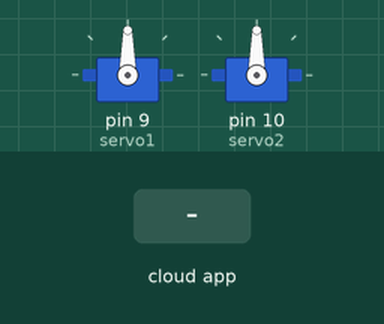
Bench run of a sketch on a simulated Arduino Uno, built with avr-gcc and run on an emulated ATmega328P. Shown: 2 × servo. The inputs (shaded band) are chosen by the test bench. The ROS host is connected and sends only what is stated.

Above: at 1.2 s.
1.3 s: the phone or cloud app sets command to -100
At 2.3 s:
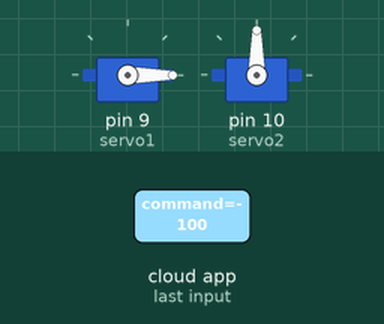
2.8 s: the phone or cloud app sets command to 100
At 3.6 s:
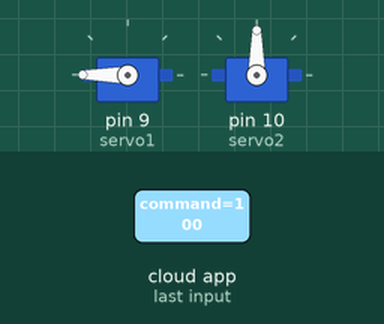
4.3 s: the phone or cloud app sets command to 0
At 4.8 s:
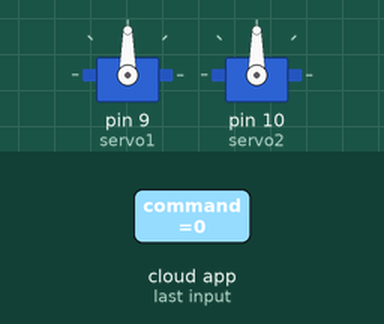
Timing chart, 0 to 7.3 s (numbered marks = the images above; inputs shaded):
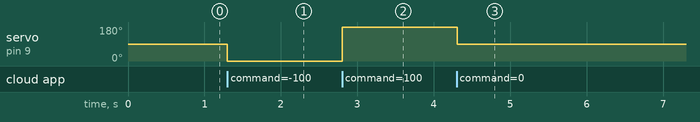

Measured:
- after the input at 1.3 s, servo on pin 9 (servo1): 90° → 0° at once
- after the input at 2.8 s, servo on pin 9 (servo1): 0° → 180° at once
- after the input at 4.3 s, servo on pin 9 (servo1): 180° → 90° at once

The sketch:

ros_servo_control.ino
```cpp
#include <Servo.h>
#include <ros.h>
#include <std_msgs/Float64.h>

ros::NodeHandle nh;

// Define servos
Servo servo1, servo2;

// Callback functions for joint commands
void joint1_cb(const std_msgs::Float64& cmd) {
    servo1.write(map(cmd.data, -1.57, 1.57, 0, 180));  // Convert radians to degrees
}

void joint2_cb(const std_msgs::Float64& cmd) {
    servo2.write(map(cmd.data, -1.57, 1.57, 0, 180));
}

// ROS subscribers
ros::Subscriber<std_msgs::Float64> sub_joint1("joint1_position_controller/command", joint1_cb);
ros::Subscriber<std_msgs::Float64> sub_joint2("joint2_position_controller/command", joint2_cb);

void setup() {
    nh.initNode();
    nh.subscribe(sub_joint1);
    nh.subscribe(sub_joint2);

    servo1.attach(9);  // Connect servo1 to pin 9
    servo2.attach(10); // Connect servo2 to pin 10
}

void loop() {
    nh.spinOnce();
    delay(10);
}
```
